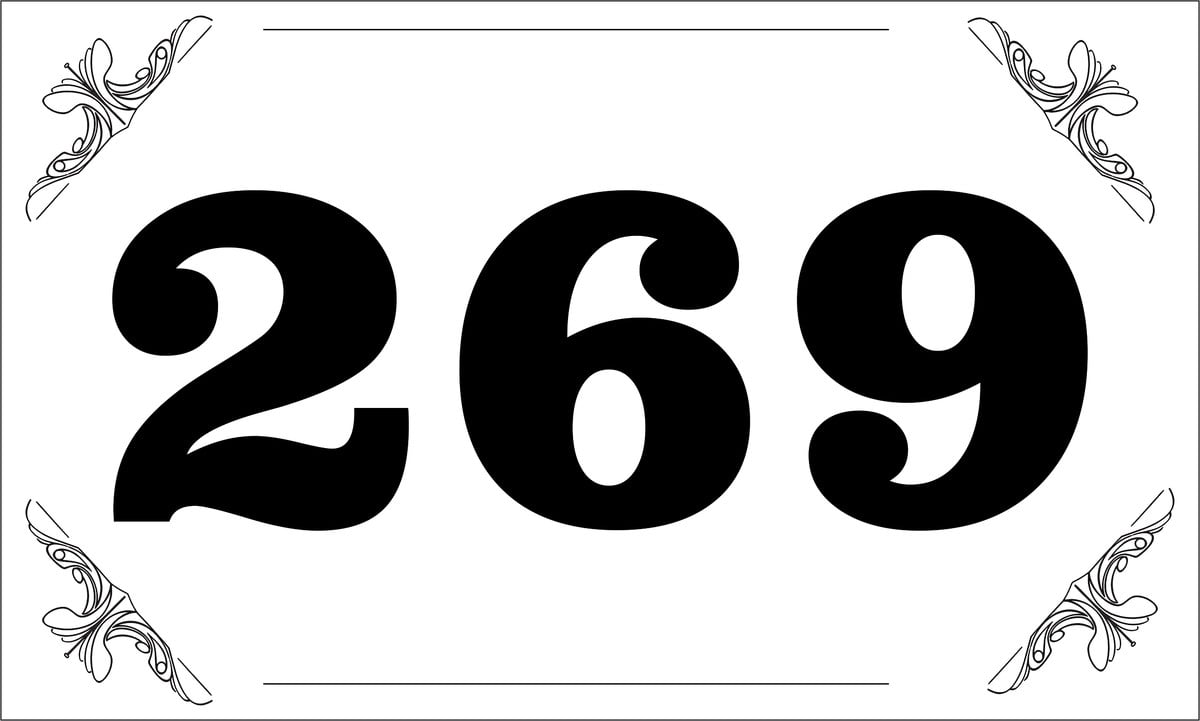
#> input picture nums.jpg, 1200 x 721 px, found by its file name
$ python test.py
#> lines starting #> are read from the running program, lines starting #| are printed output that depends on the picture; after the words box and inside, x2 and y2 are one past the last pixel; in counts of white or black regions, pixels touching at a corner belong together
import cv2
import numpy as np
from pytesseract import pytesseract, Output

# Specify the path to the Tesseract executable
pytesseract.tesseract_cmd = r'C:\Program Files\Tesseract-OCR\tesseract.exe'

def preprocess_image(image_path):
    img = cv2.imread(image_path)
    image = cv2.resize(img, None, fx=0.4, fy=0.4)
    gray = cv2.cvtColor(image, cv2.COLOR_BGR2GRAY)
    ret, thresh = cv2.threshold(gray, 190, 255, cv2.THRESH_BINARY_INV)
    kernel = np.ones((1, 1), np.uint8)
    img_dilation = cv2.dilate(thresh, kernel, iterations=1)
    ctrs, _ = cv2.findContours(img_dilation.copy(), cv2.RETR_EXTERNAL, cv2.CHAIN_APPROX_SIMPLE)
    sorted_ctrs = sorted(ctrs, key=lambda ctr: cv2.boundingRect(ctr)[0])
    return image, sorted_ctrs

def recognize_characters(image, contours):
    results = []
    for i, ctr in enumerate(contours):
        x, y, w, h = cv2.boundingRect(ctr)
        if w > 2 and h > 2:
            roi = image[y:y+h, x:x+w]
            rgb = cv2.cvtColor(roi, cv2.COLOR_BGR2RGB)
            text = pytesseract.image_to_string(rgb, config='--psm 10 --oem 3')  # Adjust psm and oem based on your requirements
            results.append((text, (x, y, w, h)))
    return results

def main(image_path):
    image, contours = preprocess_image(image_path)
#> in preprocess_image, img is the input picture: shape (721, 1200, 3); mean B, G, R 190.2, 190.2, 190.2
#> in preprocess_image, `image = cv2.resize(img, None, fx=0.4, fy=0.4)`:
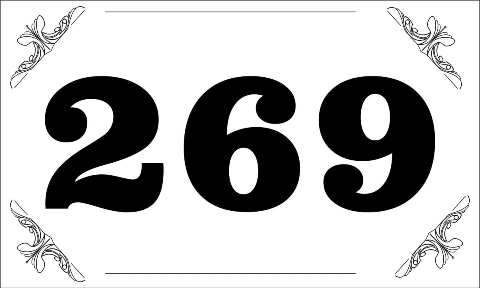
#> image: shape (288, 480, 3); mean B, G, R 190.2, 190.2, 190.2
#> in preprocess_image, `ret, thresh = cv2.threshold(gray, 190, 255, cv2.THRESH_BINARY_INV)`:
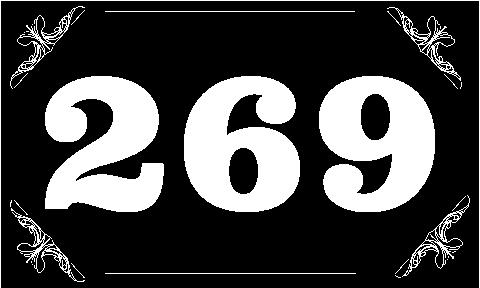
#> thresh: shape (288, 480); 26.8% white; 30 white regions (20 under 20 px)
#> in preprocess_image, `ctrs, _ = cv2.findContours(img_dilation.copy(), cv2.RETR_EXTERNAL, cv2..`: ctrs = 30 contours, 23 with area under 20; largest, box (x1, y1, x2, y2) and area: (184, 76, 300, 212) 11650, (319, 76, 435, 212) 11620, (45, 76, 164, 212) 10572, (387, 7, 461, 81) 1106, (402, 195, 470, 277) 1080, (11, 208, 85, 282) 1036, (10, 6, 85, 89) 1016
#> in preprocess_image, `sorted_ctrs = sorted(ctrs, key=lambda ctr: cv2.boundingRect(ctr)[0])`: sorted_ctrs has the same summary as ctrs
#> contours has the same summary as ctrs in preprocess_image
    recognized_data = recognize_characters(image, contours)
#> the loop in recognize_characters, `for i, ctr in enumerate(contours):` made 1 pass
#> (x, y, w, h) on pass 1: (0, 0, 480, 288)
#> after the loop in recognize_characters, `for i, ctr in enumerate(contours):`: results = []

    # Displaying the results
    for text, (x, y, w, h) in recognized_data:
        cv2.rectangle(image, (x, y), (x + w, y + h), (0, 255, 0), 2)
        cv2.putText(image, text.strip(), (x, y - 10), cv2.FONT_HERSHEY_SIMPLEX, 0.5, (0, 255, 0), 2)

    # Using OpenCV's imshow to display the image with recognized text
    cv2.imshow("Image", image)
    cv2.waitKey(0)
    cv2.destroyAllWindows()

# Replace 'path_to_your_image.jpg' with your actual image path
main('nums.jpg')
#> (the call stopped at in recognize_characters, `text = pytesseract.image_to_string(rgb, config='--psm 10 --oem 3')`: pytesseract is not available in this run)

$ run again, with num.jpg copied over nums.jpg
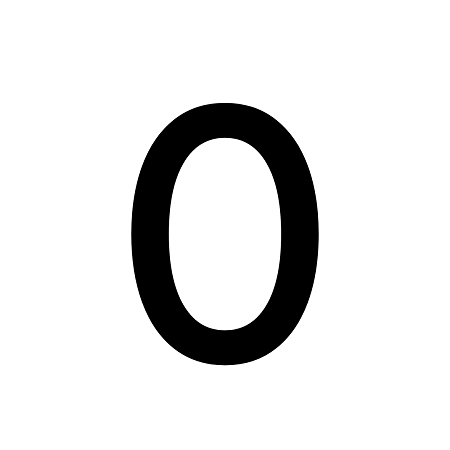
#> input picture num.jpg, 450 x 450 px, found by its file name
#> in preprocess_image, img is the input picture: shape (450, 450, 3); min 0, max 255, mean 227
#> in preprocess_image, `ret, thresh = cv2.threshold(gray, 190, 255, cv2.THRESH_BINARY_INV)`:
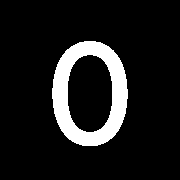
#> thresh: shape (180, 180); 11.2% white; 1 white region
#> ctrs = 1 contour; box (x1, y1, x2, y2) and area: (52, 41, 128, 146) 6306
#> sorted_ctrs has the same summary as ctrs
#> contours has the same summary as ctrs in preprocess_image
#> the loop in recognize_characters, `for i, ctr in enumerate(contours):` made 1 pass
#> (x, y, w, h) on pass 1: (52, 41, 76, 105)
#> pass 1, in recognize_characters, `roi = image[y:y+h, x:x+w]`:
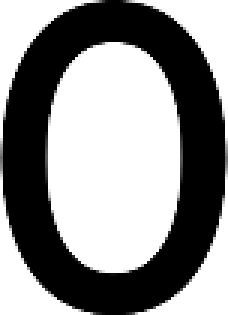
#> roi: shape (105, 76, 3) (shown 3 times larger); min 0, max 255, mean 141.2
#> after the loop in recognize_characters, `for i, ctr in enumerate(contours):`: results = []

$ run again, with num2.jpg copied over nums.jpg
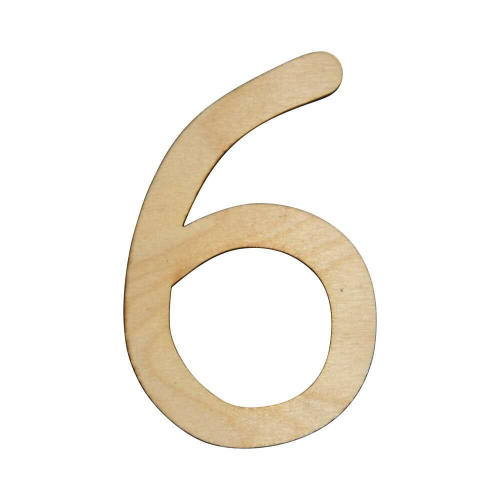
#> input picture num2.jpg, 1000 x 1000 px, found by its file name (shown at 1/2 size)
#> in preprocess_image, img is the input picture: shape (1000, 1000, 3); mean B, G, R 235.4, 242.4, 246.7
#> in preprocess_image, `ret, thresh = cv2.threshold(gray, 190, 255, cv2.THRESH_BINARY_INV)`:
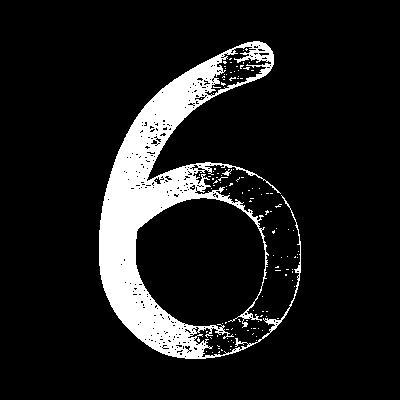
#> thresh: shape (400, 400); 11% white; 122 white regions (120 under 20 px)
#> ctrs = 93 contours, 92 with area under 20; largest, box (x1, y1, x2, y2) and area: (99, 41, 301, 359) 17953
#> sorted_ctrs has the same summary as ctrs
#> contours has the same summary as ctrs in preprocess_image
#> the loop in recognize_characters, `for i, ctr in enumerate(contours):` made 1 pass
#> (x, y, w, h) on pass 1: (99, 41, 202, 318)
#> pass 1, in recognize_characters, `roi = image[y:y+h, x:x+w]`:
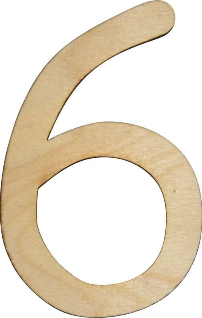
#> roi: shape (318, 202, 3); mean B, G, R 206.3, 223.7, 234.3
#> after the loop in recognize_characters, `for i, ctr in enumerate(contours):`: results = []

$ run again, with num3.jpg copied over nums.jpg
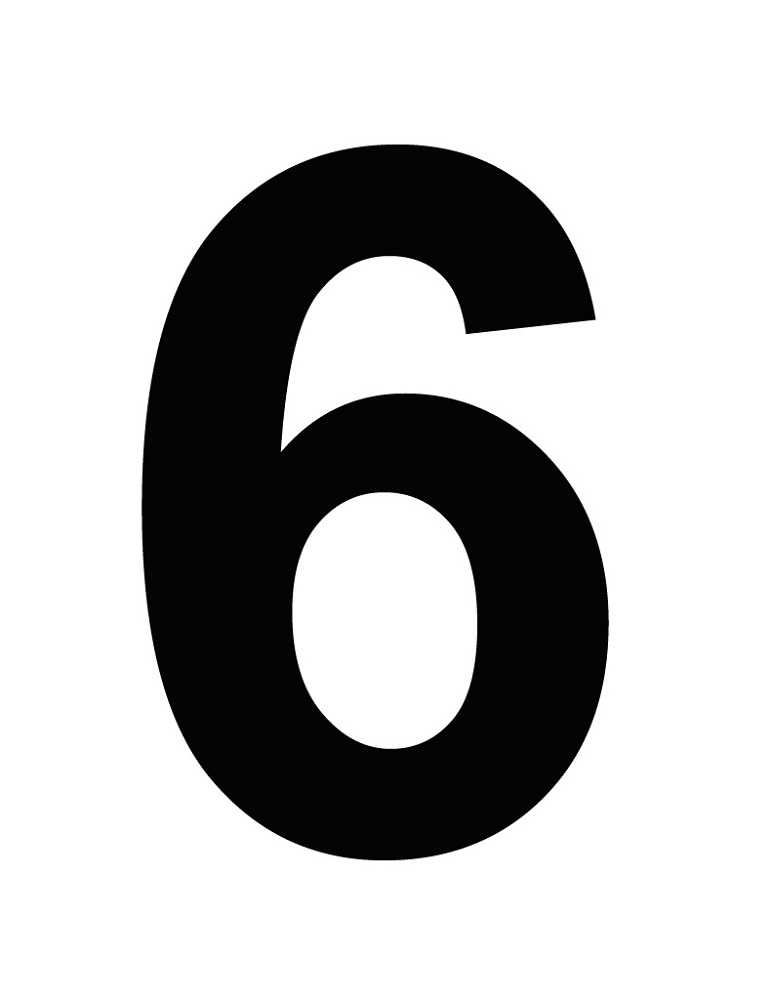
#> input picture num3.jpg, 772 x 1000 px, found by its file name
#> in preprocess_image, img is the input picture: shape (1000, 772, 3); min 0, max 255, mean 189
#> in preprocess_image, `ret, thresh = cv2.threshold(gray, 190, 255, cv2.THRESH_BINARY_INV)`:
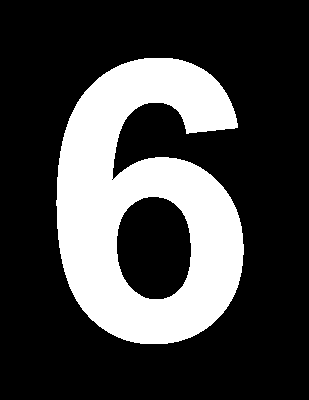
#> thresh: shape (400, 309); 26.4% white; 1 white region
#> ctrs = 1 contour; box (x1, y1, x2, y2) and area: (56, 58, 244, 344) 38330
#> sorted_ctrs has the same summary as ctrs
#> contours has the same summary as ctrs in preprocess_image
#> the loop in recognize_characters, `for i, ctr in enumerate(contours):` made 1 pass
#> (x, y, w, h) on pass 1: (56, 58, 188, 286)
#> pass 1, in recognize_characters, `roi = image[y:y+h, x:x+w]`:
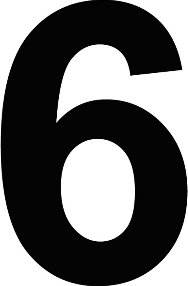
#> roi: shape (286, 188, 3); min 0, max 255, mean 103.3
#> after the loop in recognize_characters, `for i, ctr in enumerate(contours):`: results = []
